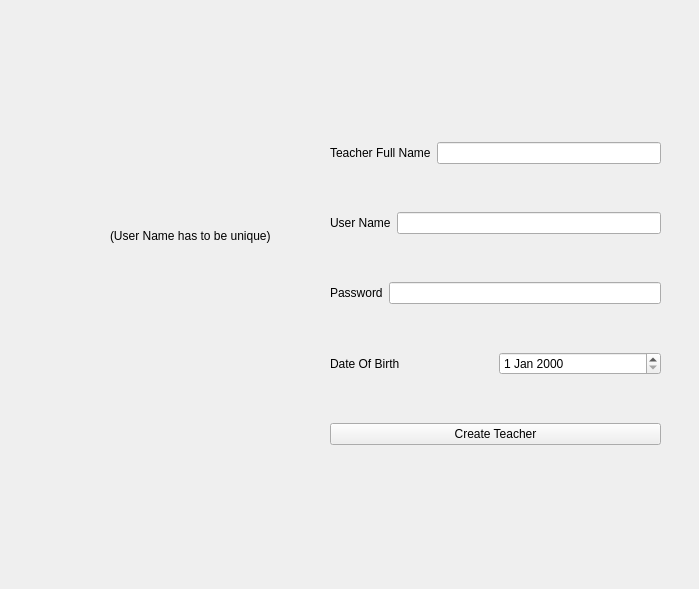
      <widget class="QWidget" name="tab_4">
       <attribute name="title">
        <string>Teacher</string>
       </attribute>
       <widget class="QWidget" name="layoutWidget_3">
        <property name="geometry">
         <rect>
          <x>330</x>
          <y>100</y>
          <width>331</width>
          <height>391</height>
         </rect>
        </property>
        <layout class="QVBoxLayout" name="verticalLayout_4">
         <item>
          <layout class="QHBoxLayout" name="horizontalLayout_6">
           <item>
            <widget class="QLabel" name="label_18">
             <property name="text">
              <string>Teacher Full Name</string>
             </property>
            </widget>
           </item>
           <item>
            <widget class="QLineEdit" name="lineEdit_5"/>
           </item>
          </layout>
         </item>
         <item>
          <layout class="QHBoxLayout" name="horizontalLayout_7">
           <item>
            <widget class="QLabel" name="label_19">
             <property name="text">
              <string>User Name</string>
             </property>
            </widget>
           </item>
           <item>
            <widget class="QLineEdit" name="lineEdit_6"/>
           </item>
          </layout>
         </item>
         <item>
          <layout class="QHBoxLayout" name="horizontalLayout_8">
           <item>
            <widget class="QLabel" name="label_20">
             <property name="text">
              <string>Password</string>
             </property>
            </widget>
           </item>
           <item>
            <widget class="QLineEdit" name="lineEdit_7"/>
           </item>
          </layout>
         </item>
         <item>
          <layout class="QHBoxLayout" name="horizontalLayout_9">
           <item>
            <widget class="QLabel" name="label_21">
             <property name="text">
              <string>Date Of Birth</string>
             </property>
            </widget>
           </item>
           <item>
            <widget class="QDateEdit" name="dateEdit_2"/>
           </item>
          </layout>
         </item>
         <item>
          <widget class="QPushButton" name="pushButton_4">
           <property name="text">
            <string>Create Teacher</string>
           </property>
          </widget>
         </item>
        </layout>
       </widget>
       <widget class="QLabel" name="label_22">
        <property name="geometry">
         <rect>
          <x>290</x>
          <y>520</y>
          <width>400</width>
          <height>60</height>
         </rect>
        </property>
        <property name="minimumSize">
         <size>
          <width>300</width>
          <height>50</height>
         </size>
        </property>
        <property name="text">
         <string/>
        </property>
        <property name="alignment">
         <set>Qt::AlignCenter</set>
        </property>
       </widget>
       <widget class="QLabel" name="label_25">
        <property name="geometry">
         <rect>
          <x>110</x>
          <y>200</y>
          <width>201</width>
          <height>71</height>
         </rect>
        </property>
        <property name="text">
         <string>(User Name has to be unique)</string>
        </property>
       </widget>
      </widget>
